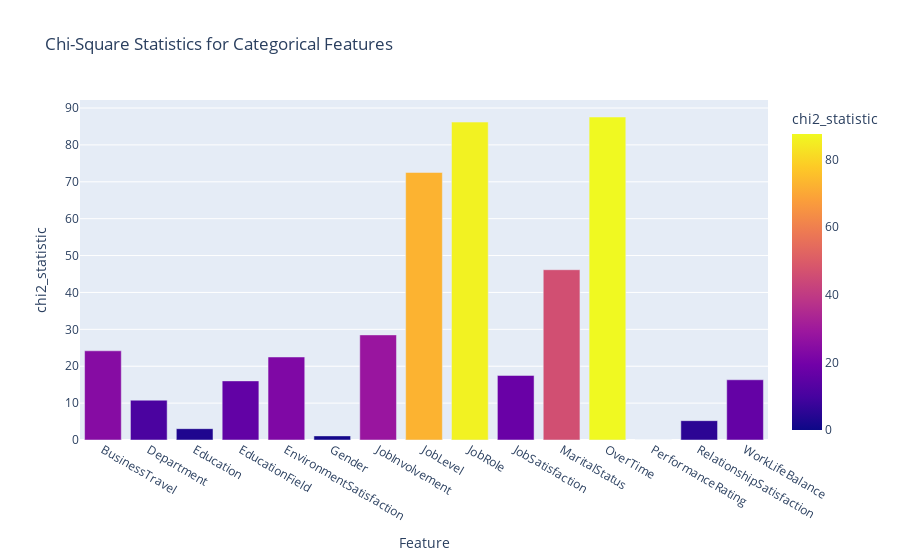

Notebook code cell kept with this figure:
### Code cell
#visualize chi2_statistic and p_values
chi2_df = pd.DataFrame(list(chi2_statistic.items()), columns=['Feature','chi2_statistic'])
chi2_df['P_Value'] = chi2_df['Feature'].map(p_values)
fig = px.bar(chi2_df, x='Feature', y='chi2_statistic', title='Chi-Square Statistics for Categorical Features', color='chi2_statistic')
fig.show()

### Figure 1 — Plotly figure (JSON) as saved in the notebook; plotly's stock layout.template omitted (floating-point values rounded to 4 significant figures)
{"data": [{"hovertemplate": "Feature=%{x}<br>chi2_statistic=%{marker.color}<extra></extra>", "legendgroup": "", "marker": {"color": [24.18, 10.8, 3.074, 16.02, 22.5, 1.117, 28.49, 72.53, 86.19, 17.51, 46.16, 87.56, 0.0001548, 5.241, 16.33], "coloraxis": "coloraxis", "pattern": {"shape": ""}}, "name": "", "orientation": "v", "showlegend": false, "textposition": "auto", "type": "bar", "x": ["BusinessTravel", "Department", "Education", "EducationField", "EnvironmentSatisfaction", "Gender", "JobInvolvement", "JobLevel", "JobRole", "JobSatisfaction", "MaritalStatus", "OverTime", "PerformanceRating", "RelationshipSatisfaction", "WorkLifeBalance"], "xaxis": "x", "y": [24.18, 10.8, 3.074, 16.02, 22.5, 1.117, 28.49, 72.53, 86.19, 17.51, 46.16, 87.56, 0.0001548, 5.241, 16.33], "yaxis": "y"}], "layout": {"barmode": "relative", "coloraxis": {"colorbar": {"title": {"text": "chi2_statistic"}}, "colorscale": [[0, "#0d0887"], [0.1111, "#46039f"], [0.2222, "#7201a8"], [0.3333, "#9c179e"], [0.4444, "#bd3786"], [0.5556, "#d8576b"], [0.6667, "#ed7953"], [0.7778, "#fb9f3a"], [0.8889, "#fdca26"], [1, "#f0f921"]]}, "legend": {"tracegroupgap": 0}, "title": {"text": "Chi-Square Statistics for Categorical Features"}, "xaxis": {"anchor": "y", "domain": [0, 1], "title": {"text": "Feature"}}, "yaxis": {"anchor": "x", "domain": [0, 1], "title": {"text": "chi2_statistic"}}}}
